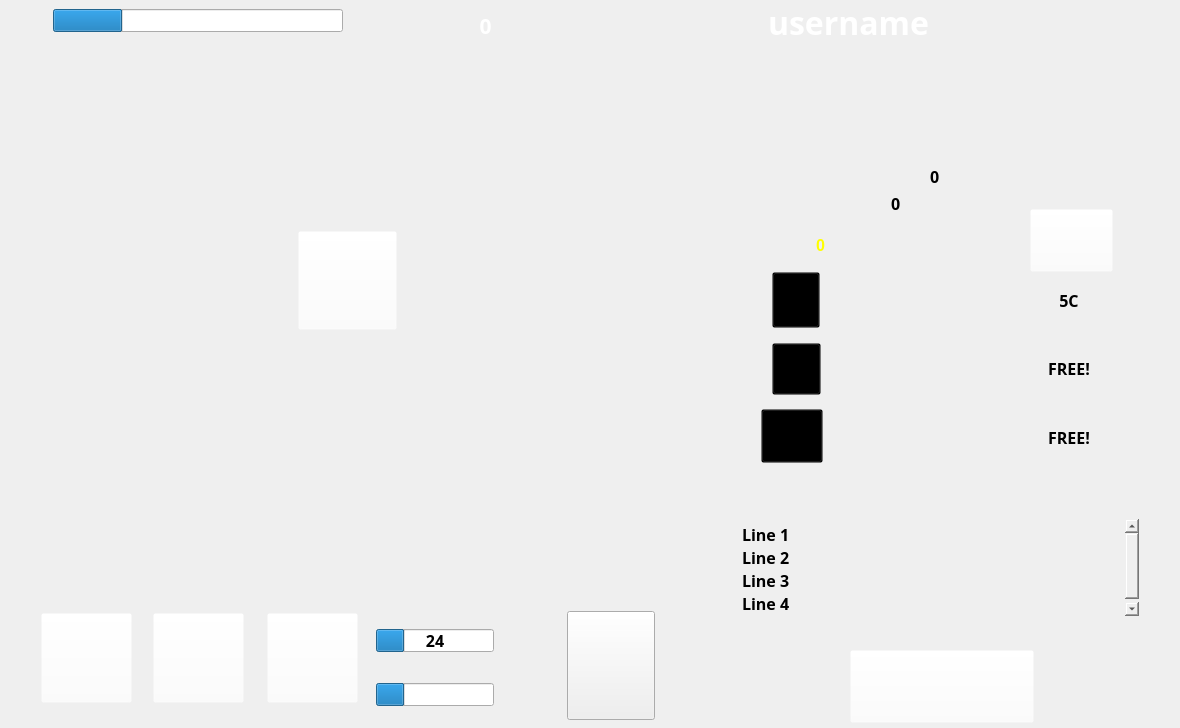
<?xml version="1.0" encoding="UTF-8"?>
<ui version="4.0">
 <class>MainWindow</class>
 <widget class="QMainWindow" name="MainWindow">
  <property name="geometry">
   <rect>
    <x>0</x>
    <y>0</y>
    <width>1180</width>
    <height>728</height>
   </rect>
  </property>
  <property name="windowTitle">
   <string>MainWindow</string>
  </property>
  <widget class="QWidget" name="centralwidget">
   <property name="autoFillBackground">
    <bool>false</bool>
   </property>
   <property name="styleSheet">
    <string notr="true"/>
   </property>
   <widget class="QPushButton" name="exitBtn">
    <property name="geometry">
     <rect>
      <x>850</x>
      <y>650</y>
      <width>184</width>
      <height>73</height>
     </rect>
    </property>
    <property name="styleSheet">
     <string notr="true">background-color: rgba(255, 255, 255, 0);</string>
    </property>
    <property name="text">
     <string/>
    </property>
    <property name="icon">
     <iconset resource="../resources/images/images.qrc">
      <normaloff>:/images/screens/button_exit.png</normaloff>:/images/screens/button_exit.png</iconset>
    </property>
    <property name="iconSize">
     <size>
      <width>184</width>
      <height>73</height>
     </size>
    </property>
   </widget>
   <widget class="QPushButton" name="newGameBtn">
    <property name="enabled">
     <bool>true</bool>
    </property>
    <property name="geometry">
     <rect>
      <x>41</x>
      <y>613</y>
      <width>91</width>
      <height>90</height>
     </rect>
    </property>
    <property name="styleSheet">
     <string notr="true">background-color: rgba(255, 255, 255, 0);</string>
    </property>
    <property name="text">
     <string/>
    </property>
    <property name="icon">
     <iconset resource="../resources/images/images.qrc">
      <normaloff>:/images/screens/button_ng.png</normaloff>:/images/screens/button_ng.png</iconset>
    </property>
    <property name="iconSize">
     <size>
      <width>91</width>
      <height>90</height>
     </size>
    </property>
   </widget>
   <widget class="QPushButton" name="pauseBtn">
    <property name="enabled">
     <bool>true</bool>
    </property>
    <property name="geometry">
     <rect>
      <x>153</x>
      <y>613</y>
      <width>91</width>
      <height>90</height>
     </rect>
    </property>
    <property name="styleSheet">
     <string notr="true">background-color: rgba(255, 255, 255, 0);</string>
    </property>
    <property name="text">
     <string/>
    </property>
    <property name="icon">
     <iconset resource="../resources/images/images.qrc">
      <normaloff>:/images/screens/button_pause.png</normaloff>:/images/screens/button_pause.png</iconset>
    </property>
    <property name="iconSize">
     <size>
      <width>91</width>
      <height>90</height>
     </size>
    </property>
   </widget>
   <widget class="QPushButton" name="resumeBtn">
    <property name="enabled">
     <bool>true</bool>
    </property>
    <property name="geometry">
     <rect>
      <x>267</x>
      <y>613</y>
      <width>91</width>
      <height>90</height>
     </rect>
    </property>
    <property name="styleSheet">
     <string notr="true">background-color: rgba(255, 255, 255, 0);</string>
    </property>
    <property name="text">
     <string/>
    </property>
    <property name="icon">
     <iconset resource="../resources/images/images.qrc">
      <normaloff>:/images/screens/button_resume.png</normaloff>:/images/screens/button_resume.png</iconset>
    </property>
    <property name="iconSize">
     <size>
      <width>91</width>
      <height>90</height>
     </size>
    </property>
   </widget>
   <widget class="QProgressBar" name="amPB">
    <property name="geometry">
     <rect>
      <x>376</x>
      <y>629</y>
      <width>118</width>
      <height>23</height>
     </rect>
    </property>
    <property name="font">
     <font>
      <family>微软雅黑</family>
      <pointsize>12</pointsize>
      <bold>true</bold>
     </font>
    </property>
    <property name="styleSheet">
     <string notr="true"/>
    </property>
    <property name="value">
     <number>24</number>
    </property>
    <property name="alignment">
     <set>Qt::AlignCenter</set>
    </property>
    <property name="textVisible">
     <bool>true</bool>
    </property>
    <property name="format">
     <string>%v</string>
    </property>
   </widget>
   <widget class="QProgressBar" name="hpPB">
    <property name="geometry">
     <rect>
      <x>376</x>
      <y>683</y>
      <width>118</width>
      <height>23</height>
     </rect>
    </property>
    <property name="styleSheet">
     <string notr="true"/>
    </property>
    <property name="value">
     <number>24</number>
    </property>
    <property name="textVisible">
     <bool>false</bool>
    </property>
   </widget>
   <widget class="QPushButton" name="heroBtn">
    <property name="geometry">
     <rect>
      <x>567</x>
      <y>611</y>
      <width>88</width>
      <height>109</height>
     </rect>
    </property>
    <property name="text">
     <string/>
    </property>
    <property name="icon">
     <iconset resource="../resources/images/images.qrc">
      <normaloff>:/images/heroes/0.png</normaloff>:/images/heroes/0.png</iconset>
    </property>
    <property name="iconSize">
     <size>
      <width>88</width>
      <height>109</height>
     </size>
    </property>
   </widget>
   <widget class="QProgressBar" name="levelPB">
    <property name="geometry">
     <rect>
      <x>53</x>
      <y>9</y>
      <width>290</width>
      <height>23</height>
     </rect>
    </property>
    <property name="styleSheet">
     <string notr="true"/>
    </property>
    <property name="value">
     <number>24</number>
    </property>
    <property name="textVisible">
     <bool>false</bool>
    </property>
   </widget>
   <widget class="QLabel" name="statusLbl">
    <property name="enabled">
     <bool>true</bool>
    </property>
    <property name="geometry">
     <rect>
      <x>350</x>
      <y>6</y>
      <width>66</width>
      <height>29</height>
     </rect>
    </property>
    <property name="text">
     <string/>
    </property>
    <property name="pixmap">
     <pixmap resource="../resources/images/images.qrc">:/images/screens/score.png</pixmap>
    </property>
   </widget>
   <widget class="QLabel" name="levelLbl">
    <property name="geometry">
     <rect>
      <x>468</x>
      <y>7</y>
      <width>35</width>
      <height>38</height>
     </rect>
    </property>
    <property name="font">
     <font>
      <family>微软雅黑</family>
      <pointsize>16</pointsize>
      <bold>true</bold>
     </font>
    </property>
    <property name="autoFillBackground">
     <bool>false</bool>
    </property>
    <property name="styleSheet">
     <string notr="true">background: transparent; color: white;</string>
    </property>
    <property name="text">
     <string>0</string>
    </property>
    <property name="alignment">
     <set>Qt::AlignCenter</set>
    </property>
   </widget>
   <widget class="QLabel" name="userLbl">
    <property name="geometry">
     <rect>
      <x>696</x>
      <y>0</y>
      <width>305</width>
      <height>44</height>
     </rect>
    </property>
    <property name="font">
     <font>
      <family>微软雅黑</family>
      <pointsize>24</pointsize>
      <bold>true</bold>
     </font>
    </property>
    <property name="autoFillBackground">
     <bool>false</bool>
    </property>
    <property name="styleSheet">
     <string notr="true">background: transparent; color: white;</string>
    </property>
    <property name="text">
     <string>username</string>
    </property>
    <property name="alignment">
     <set>Qt::AlignCenter</set>
    </property>
   </widget>
   <widget class="QLabel" name="bestLbl">
    <property name="geometry">
     <rect>
      <x>930</x>
      <y>166</y>
      <width>50</width>
      <height>20</height>
     </rect>
    </property>
    <property name="font">
     <font>
      <family>微软雅黑</family>
      <pointsize>12</pointsize>
      <bold>true</bold>
     </font>
    </property>
    <property name="autoFillBackground">
     <bool>false</bool>
    </property>
    <property name="styleSheet">
     <string notr="true">background: transparent; color: black;</string>
    </property>
    <property name="text">
     <string>0</string>
    </property>
    <property name="alignment">
     <set>Qt::AlignLeading|Qt::AlignLeft|Qt::AlignVCenter</set>
    </property>
   </widget>
   <widget class="QLabel" name="savedLbl">
    <property name="geometry">
     <rect>
      <x>891</x>
      <y>193</y>
      <width>50</width>
      <height>20</height>
     </rect>
    </property>
    <property name="font">
     <font>
      <family>微软雅黑</family>
      <pointsize>12</pointsize>
      <bold>true</bold>
     </font>
    </property>
    <property name="autoFillBackground">
     <bool>false</bool>
    </property>
    <property name="styleSheet">
     <string notr="true">background: transparent; color: black;</string>
    </property>
    <property name="text">
     <string>0</string>
    </property>
    <property name="alignment">
     <set>Qt::AlignLeading|Qt::AlignLeft|Qt::AlignVCenter</set>
    </property>
   </widget>
   <widget class="QLabel" name="goldLbl">
    <property name="geometry">
     <rect>
      <x>816</x>
      <y>235</y>
      <width>140</width>
      <height>20</height>
     </rect>
    </property>
    <property name="font">
     <font>
      <pointsize>12</pointsize>
      <bold>true</bold>
     </font>
    </property>
    <property name="autoFillBackground">
     <bool>false</bool>
    </property>
    <property name="styleSheet">
     <string notr="true">background: transparent; color: yellow;</string>
    </property>
    <property name="text">
     <string>0</string>
    </property>
    <property name="alignment">
     <set>Qt::AlignLeading|Qt::AlignLeft|Qt::AlignVCenter</set>
    </property>
   </widget>
   <widget class="QPushButton" name="shopBtn">
    <property name="geometry">
     <rect>
      <x>1030</x>
      <y>209</y>
      <width>83</width>
      <height>63</height>
     </rect>
    </property>
    <property name="styleSheet">
     <string notr="true">background-color: rgba(255, 255, 255, 0);</string>
    </property>
    <property name="text">
     <string/>
    </property>
    <property name="icon">
     <iconset resource="../resources/images/images.qrc">
      <normaloff>:/images/screens/button_shop.png</normaloff>:/images/screens/button_shop.png</iconset>
    </property>
    <property name="iconSize">
     <size>
      <width>83</width>
      <height>63</height>
     </size>
    </property>
   </widget>
   <widget class="QLabel" name="jumpCostLbl">
    <property name="geometry">
     <rect>
      <x>1044</x>
      <y>290</y>
      <width>50</width>
      <height>20</height>
     </rect>
    </property>
    <property name="font">
     <font>
      <family>微软雅黑</family>
      <pointsize>12</pointsize>
      <bold>true</bold>
     </font>
    </property>
    <property name="autoFillBackground">
     <bool>false</bool>
    </property>
    <property name="styleSheet">
     <string notr="true">background: transparent; color: black;</string>
    </property>
    <property name="text">
     <string>5C</string>
    </property>
    <property name="alignment">
     <set>Qt::AlignCenter</set>
    </property>
   </widget>
   <widget class="QLabel" name="homeCostLbl">
    <property name="geometry">
     <rect>
      <x>1044</x>
      <y>358</y>
      <width>50</width>
      <height>20</height>
     </rect>
    </property>
    <property name="font">
     <font>
      <family>微软雅黑</family>
      <pointsize>12</pointsize>
      <bold>true</bold>
     </font>
    </property>
    <property name="autoFillBackground">
     <bool>false</bool>
    </property>
    <property name="styleSheet">
     <string notr="true">background: transparent; color: black;</string>
    </property>
    <property name="text">
     <string>FREE!</string>
    </property>
    <property name="alignment">
     <set>Qt::AlignCenter</set>
    </property>
   </widget>
   <widget class="QLabel" name="aiCostLbl">
    <property name="geometry">
     <rect>
      <x>1044</x>
      <y>427</y>
      <width>50</width>
      <height>20</height>
     </rect>
    </property>
    <property name="font">
     <font>
      <family>微软雅黑</family>
      <pointsize>12</pointsize>
      <bold>true</bold>
     </font>
    </property>
    <property name="autoFillBackground">
     <bool>false</bool>
    </property>
    <property name="styleSheet">
     <string notr="true">background: transparent; color: black;</string>
    </property>
    <property name="text">
     <string>FREE!</string>
    </property>
    <property name="alignment">
     <set>Qt::AlignCenter</set>
    </property>
   </widget>
   <widget class="QTextBrowser" name="infoTB">
    <property name="geometry">
     <rect>
      <x>738</x>
      <y>519</y>
      <width>401</width>
      <height>97</height>
     </rect>
    </property>
    <property name="font">
     <font>
      <family>微软雅黑</family>
      <pointsize>12</pointsize>
      <bold>true</bold>
     </font>
    </property>
    <property name="styleSheet">
     <string notr="true">background: transparent; color: black; border: 0;</string>
    </property>
    <property name="lineWrapMode">
     <enum>QTextEdit::NoWrap</enum>
    </property>
    <property name="html">
     <string>&lt;!DOCTYPE HTML PUBLIC &quot;-//W3C//DTD HTML 4.0//EN&quot; &quot;http://www.w3.org/TR/REC-html40/strict.dtd&quot;&gt;
&lt;html&gt;&lt;head&gt;&lt;meta name=&quot;qrichtext&quot; content=&quot;1&quot; /&gt;&lt;meta charset=&quot;utf-8&quot; /&gt;&lt;style type=&quot;text/css&quot;&gt;
p, li { white-space: pre-wrap; }
hr { height: 1px; border-width: 0; }
li.unchecked::marker { content: &quot;\2610&quot;; }
li.checked::marker { content: &quot;\2612&quot;; }
&lt;/style&gt;&lt;/head&gt;&lt;body style=&quot; font-family:'微软雅黑'; font-size:12pt; font-weight:700; font-style:normal;&quot;&gt;
&lt;p style=&quot; margin-top:0px; margin-bottom:0px; margin-left:0px; margin-right:0px; -qt-block-indent:0; text-indent:0px;&quot;&gt;&lt;span style=&quot; font-family:'Segoe UI';&quot;&gt;Line 1&lt;/span&gt;&lt;/p&gt;
&lt;p style=&quot; margin-top:0px; margin-bottom:0px; margin-left:0px; margin-right:0px; -qt-block-indent:0; text-indent:0px;&quot;&gt;&lt;span style=&quot; font-family:'Segoe UI';&quot;&gt;Line 2&lt;/span&gt;&lt;/p&gt;
&lt;p style=&quot; margin-top:0px; margin-bottom:0px; margin-left:0px; margin-right:0px; -qt-block-indent:0; text-indent:0px;&quot;&gt;&lt;span style=&quot; font-family:'Segoe UI';&quot;&gt;Line 3&lt;/span&gt;&lt;/p&gt;
&lt;p style=&quot; margin-top:0px; margin-bottom:0px; margin-left:0px; margin-right:0px; -qt-block-indent:0; text-indent:0px;&quot;&gt;&lt;span style=&quot; font-family:'Segoe UI';&quot;&gt;Line 4&lt;/span&gt;&lt;/p&gt;&lt;/body&gt;&lt;/html&gt;</string>
    </property>
    <property name="acceptRichText">
     <bool>true</bool>
    </property>
   </widget>
   <widget class="QPushButton" name="jumpBtn">
    <property name="geometry">
     <rect>
      <x>772</x>
      <y>272</y>
      <width>48</width>
      <height>56</height>
     </rect>
    </property>
    <property name="styleSheet">
     <string notr="true">background: transparent;</string>
    </property>
    <property name="text">
     <string/>
    </property>
    <property name="icon">
     <iconset resource="../resources/images/images.qrc">
      <normaloff>:/images/screens/set.png</normaloff>:/images/screens/set.png</iconset>
    </property>
    <property name="iconSize">
     <size>
      <width>48</width>
      <height>56</height>
     </size>
    </property>
   </widget>
   <widget class="QPushButton" name="homeBtn">
    <property name="geometry">
     <rect>
      <x>772</x>
      <y>343</y>
      <width>49</width>
      <height>52</height>
     </rect>
    </property>
    <property name="styleSheet">
     <string notr="true">background: transparent;</string>
    </property>
    <property name="text">
     <string/>
    </property>
    <property name="icon">
     <iconset resource="../resources/images/images.qrc">
      <normaloff>:/images/screens/reset.png</normaloff>:/images/screens/reset.png</iconset>
    </property>
    <property name="iconSize">
     <size>
      <width>49</width>
      <height>52</height>
     </size>
    </property>
   </widget>
   <widget class="QPushButton" name="aiBtn">
    <property name="geometry">
     <rect>
      <x>761</x>
      <y>409</y>
      <width>62</width>
      <height>54</height>
     </rect>
    </property>
    <property name="styleSheet">
     <string notr="true">background: transparent;</string>
    </property>
    <property name="text">
     <string/>
    </property>
    <property name="icon">
     <iconset resource="../resources/images/images.qrc">
      <normaloff>:/images/screens/AI.png</normaloff>:/images/screens/AI.png</iconset>
    </property>
    <property name="iconSize">
     <size>
      <width>62</width>
      <height>54</height>
     </size>
    </property>
   </widget>
   <widget class="QLabel" name="backgroundLbl">
    <property name="geometry">
     <rect>
      <x>0</x>
      <y>0</y>
      <width>1180</width>
      <height>728</height>
     </rect>
    </property>
    <property name="text">
     <string/>
    </property>
    <property name="pixmap">
     <pixmap resource="../resources/images/images.qrc">:/images/screens/form_main.jpg</pixmap>
    </property>
   </widget>
   <widget class="QWidget" name="gridLayoutWidget">
    <property name="geometry">
     <rect>
      <x>10</x>
      <y>42</y>
      <width>676</width>
      <height>577</height>
     </rect>
    </property>
    <layout class="QGridLayout" name="cardGL">
     <property name="sizeConstraint">
      <enum>QLayout::SetDefaultConstraint</enum>
     </property>
     <property name="spacing">
      <number>15</number>
     </property>
    </layout>
   </widget>
   <widget class="QLabel" name="evilLbl">
    <property name="geometry">
     <rect>
      <x>791</x>
      <y>482</y>
      <width>298</width>
      <height>155</height>
     </rect>
    </property>
    <property name="text">
     <string/>
    </property>
    <property name="pixmap">
     <pixmap resource="../resources/images/images.qrc">:/images/screens/unluckfloor.png</pixmap>
    </property>
   </widget>
   <widget class="QLabel" name="gainLbl">
    <property name="geometry">
     <rect>
      <x>969</x>
      <y>220</y>
      <width>59</width>
      <height>46</height>
     </rect>
    </property>
    <property name="text">
     <string/>
    </property>
    <property name="pixmap">
     <pixmap resource="../resources/images/images.qrc">:/images/screens/credit.png</pixmap>
    </property>
   </widget>
   <widget class="QPushButton" name="nextFloorBtn">
    <property name="geometry">
     <rect>
      <x>298</x>
      <y>231</y>
      <width>99</width>
      <height>99</height>
     </rect>
    </property>
    <property name="font">
     <font>
      <pointsize>11</pointsize>
     </font>
    </property>
    <property name="styleSheet">
     <string notr="true">background-color: rgba(255, 255, 255, 0);</string>
    </property>
    <property name="text">
     <string/>
    </property>
    <property name="icon">
     <iconset resource="../resources/images/images.qrc">
      <normaloff>:/images/screens/button_next.png</normaloff>:/images/screens/button_next.png</iconset>
    </property>
    <property name="iconSize">
     <size>
      <width>99</width>
      <height>99</height>
     </size>
    </property>
   </widget>
   <zorder>backgroundLbl</zorder>
   <zorder>exitBtn</zorder>
   <zorder>newGameBtn</zorder>
   <zorder>pauseBtn</zorder>
   <zorder>resumeBtn</zorder>
   <zorder>amPB</zorder>
   <zorder>hpPB</zorder>
   <zorder>heroBtn</zorder>
   <zorder>levelPB</zorder>
   <zorder>statusLbl</zorder>
   <zorder>levelLbl</zorder>
   <zorder>userLbl</zorder>
   <zorder>bestLbl</zorder>
   <zorder>savedLbl</zorder>
   <zorder>goldLbl</zorder>
   <zorder>shopBtn</zorder>
   <zorder>jumpCostLbl</zorder>
   <zorder>homeCostLbl</zorder>
   <zorder>aiCostLbl</zorder>
   <zorder>infoTB</zorder>
   <zorder>jumpBtn</zorder>
   <zorder>homeBtn</zorder>
   <zorder>aiBtn</zorder>
   <zorder>gridLayoutWidget</zorder>
   <zorder>evilLbl</zorder>
   <zorder>gainLbl</zorder>
   <zorder>nextFloorBtn</zorder>
  </widget>
 </widget>
 <resources>
  <include location="../resources/images/images.qrc"/>
 </resources>
 <connections>
  <connection>
   <sender>exitBtn</sender>
   <signal>clicked()</signal>
   <receiver>MainWindow</receiver>
   <slot>close()</slot>
   <hints>
    <hint type="sourcelabel">
     <x>941</x>
     <y>686</y>
    </hint>
    <hint type="destinationlabel">
     <x>589</x>
     <y>363</y>
    </hint>
   </hints>
  </connection>
 </connections>
</ui>
